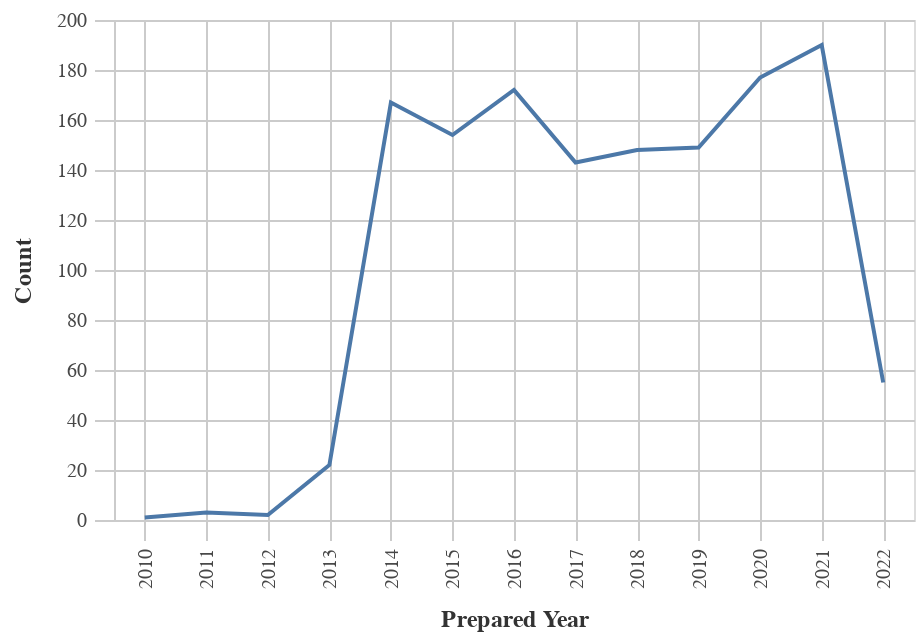

Notebook code for this chart:
### Code cell
#Line chart for Obligations by Year
chart_df = (df_top>>filter(_.variable=='prepared_y')).rename(columns= {"value":"Year"})
    
chart1= (_dla_utils_reports.basic_line_chart_test_no_save(chart_df, 'Year', 'count', district)).encode(x=alt.X('Year:O', title='Prepared Year'))
    
display(HTML("<h4><strong>Obligations by Year</strong></h4>"))
display(chart1)

### Figure 1 — Vega-Lite specification as saved in the notebook (floating-point values rounded to 4 significant figures)
{"config": {"view": {"continuousWidth": 400, "continuousHeight": 300}, "axis": {"domainColor": "#cbcbcb", "grid": true, "gridColor": "#cbcbcb", "gridWidth": 1, "labelColor": "#474747", "labelFont": "Nunito Sans", "labelFontSize": 10, "labelPadding": 4, "tickColor": "#cbcbcb", "tickSize": 10, "titleColor": "#333", "titleFont": "Raleway", "titleFontSize": 12, "titlePadding": 10}, "axisBand": {"grid": false}, "background": "white", "font": "Raleway", "header": {"labelFont": "Nunito Sans", "titleFont": "Raleway"}, "legend": {"labelColor": "#333", "labelFont": "Nunito Sans", "labelFontSize": 11, "labelLimit": 0, "padding": 1, "symbolSize": 30, "symbolType": "square", "titleColor": "#333", "titleFont": "Raleway", "titleFontSize": 14, "titlePadding": 10}, "title": {"anchor": "middle", "font": "Raleway", "fontSize": 18, "fontWeight": 300, "offset": 20}}, "data": {"name": "data-fb924dd415f5ec82833b39aa08157c4f"}, "mark": "line", "encoding": {"tooltip": [{"field": "Year", "type": "quantitative"}, {"field": "count", "type": "quantitative"}], "x": {"field": "Year", "title": "Prepared Year", "type": "ordinal"}, "y": {"field": "count", "title": "Count", "type": "quantitative"}}, "height": 250, "width": 400, "$schema": "https://vega.github.io/schema/vega-lite/v4.17.0.json", "datasets": {"data-fb924dd415f5ec82833b39aa08157c4f": [{"Year": 2021.0, "count": 190, "variable": "prepared_y"}, {"Year": 2020.0, "count": 177, "variable": "prepared_y"}, {"Year": 2016.0, "count": 172, "variable": "prepared_y"}, {"Year": 2014.0, "count": 167, "variable": "prepared_y"}, {"Year": 2015.0, "count": 154, "variable": "prepared_y"}, {"Year": 2019.0, "count": 149, "variable": "prepared_y"}, {"Year": 2018.0, "count": 148, "variable": "prepared_y"}, {"Year": 2017.0, "count": 143, "variable": "prepared_y"}, {"Year": 2022.0, "count": 55, "variable": "prepared_y"}, {"Year": 2013.0, "count": 22, "variable": "prepared_y"}, {"Year": 2011.0, "count": 3, "variable": "prepared_y"}, {"Year": 2012.0, "count": 2, "variable": "prepared_y"}, {"Year": 2010.0, "count": 1, "variable": "prepared_y"}]}}
